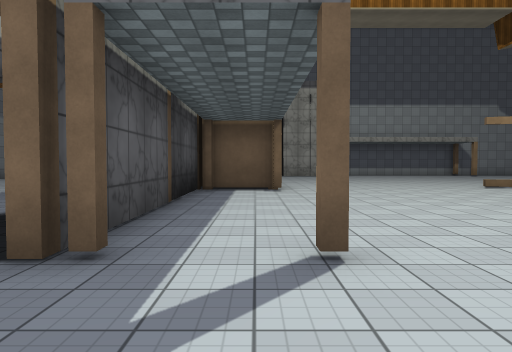
view 1 (above)

24 first-person views from a walk through a scene from a Unity 3-D project. The camera is 1.4 m above the floor, tilts 2° down and sees 70° across. Doors are open. The floor is counted in squares, 2 m on a side. Each view is taken from the middle of a square. On the plan, view 1 faces up. The plan holds only what a view shows up to about 11 squares ahead; the rest is blank. The place goes on beyond the plan. The player is left out. Some surface patterns are stand-ins.

view 2
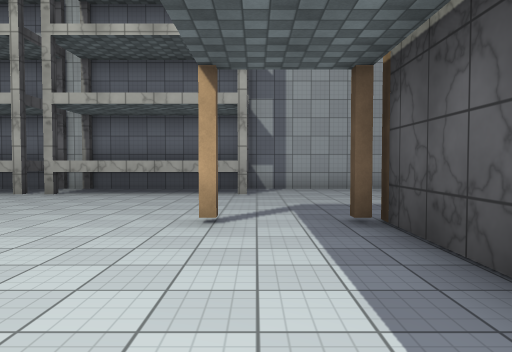

view 3
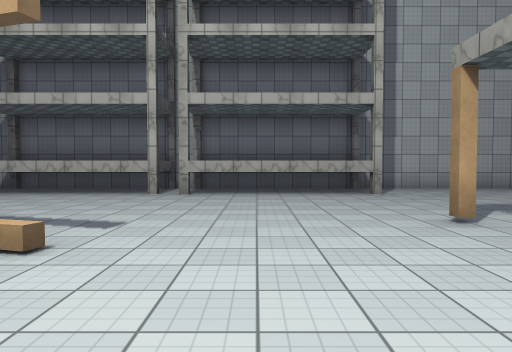

view 4
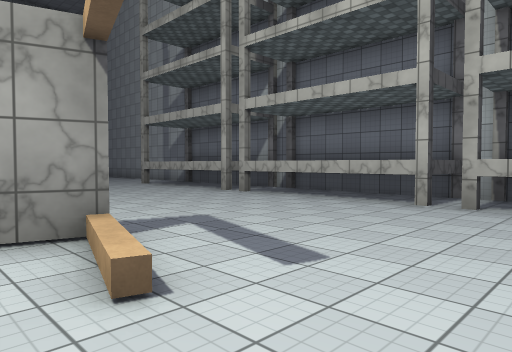

view 5
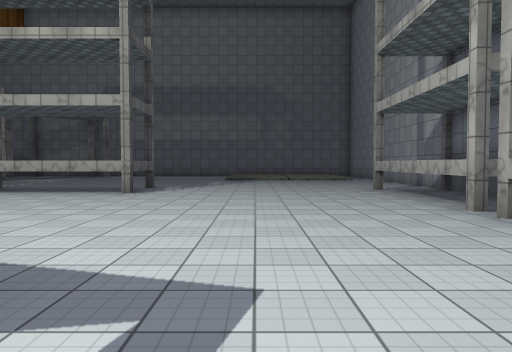

view 6
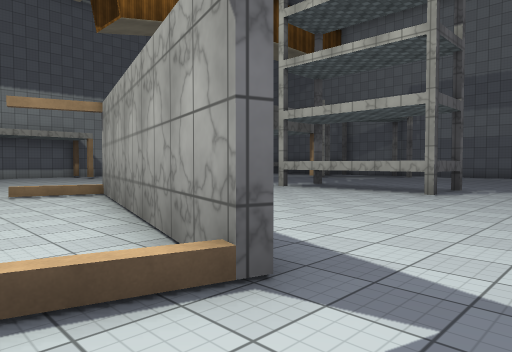

view 7
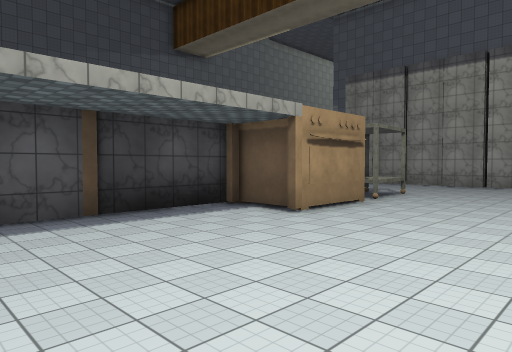

view 8
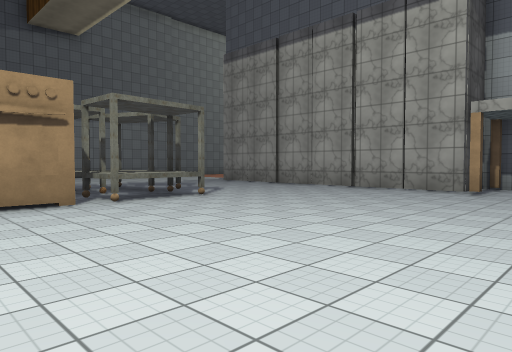

view 9
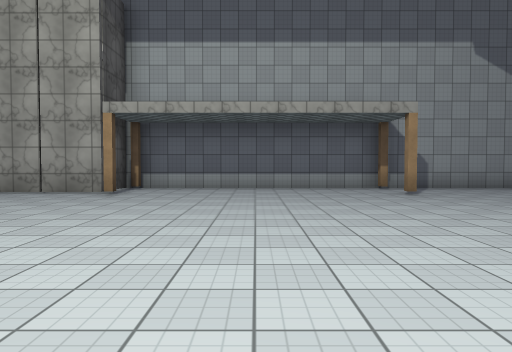

view 10
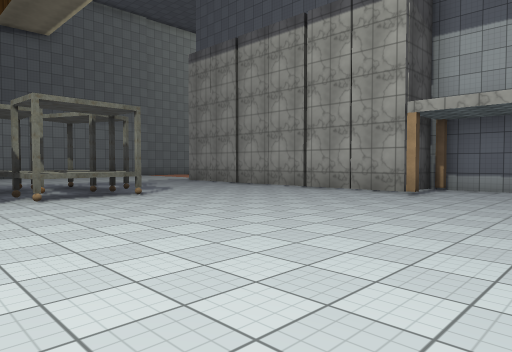

view 11
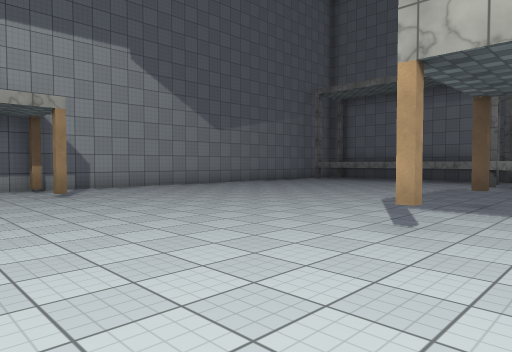

view 12
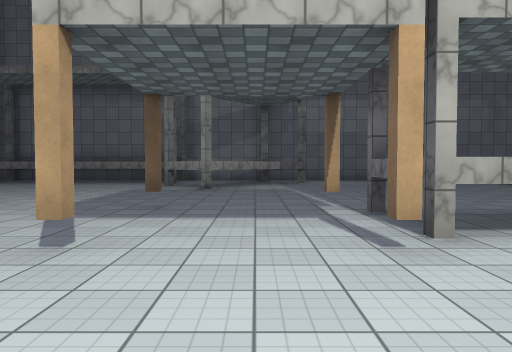

view 13
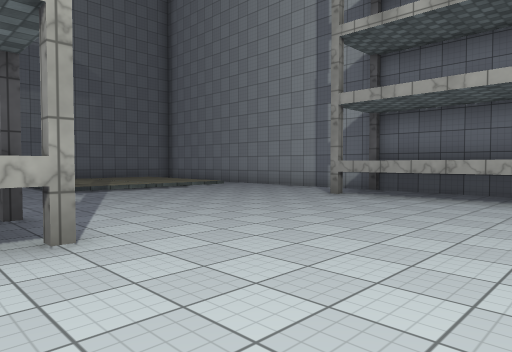

view 14
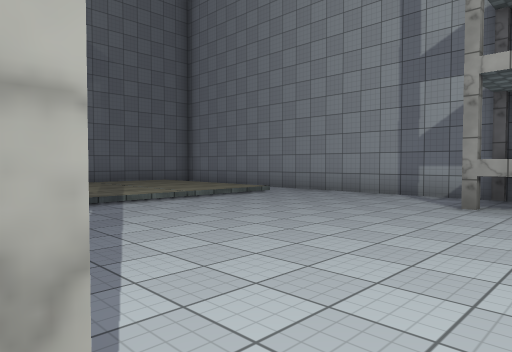

view 15
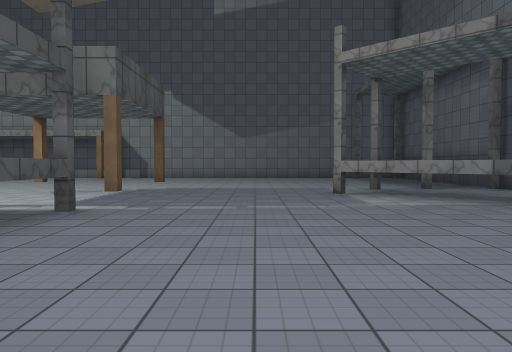

view 16
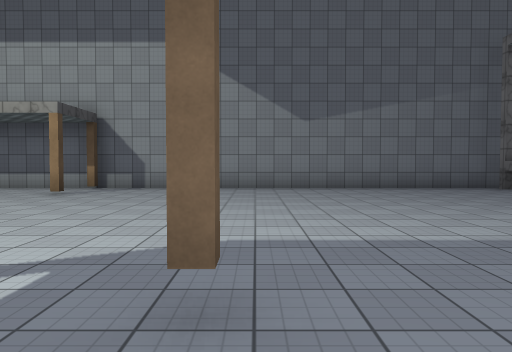

view 17
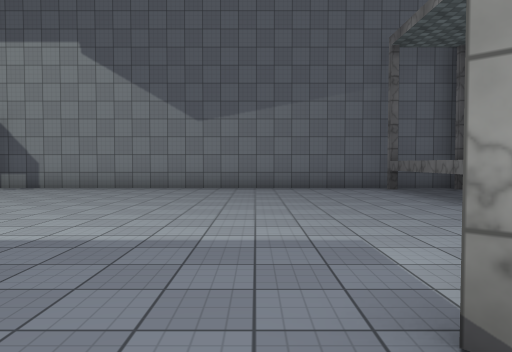

view 18
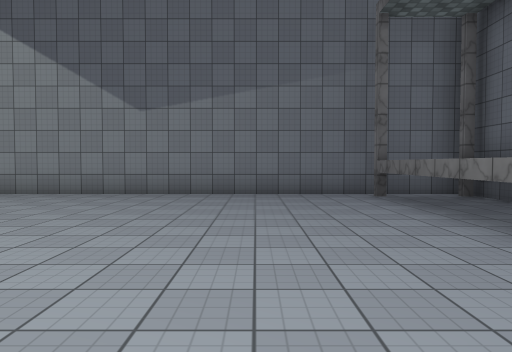

view 19
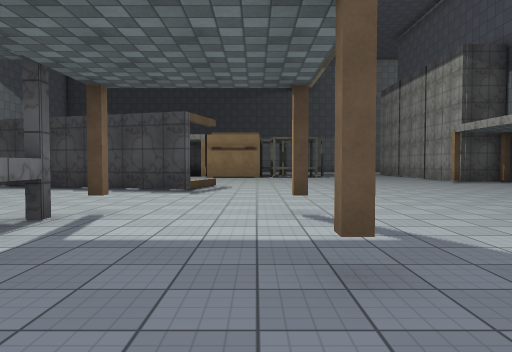

view 20
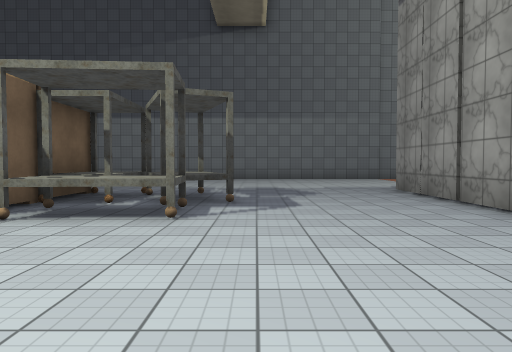

view 21
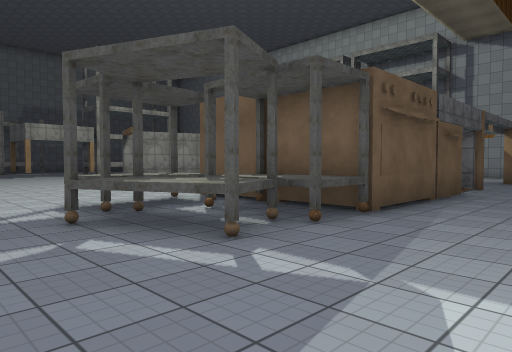

view 22
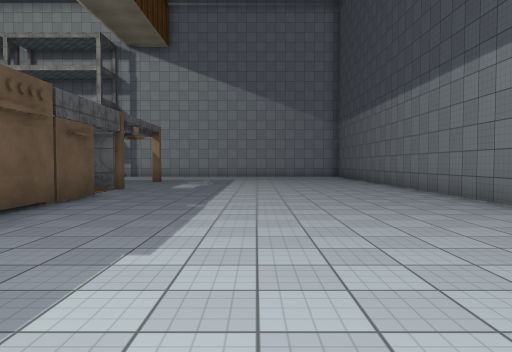

view 23
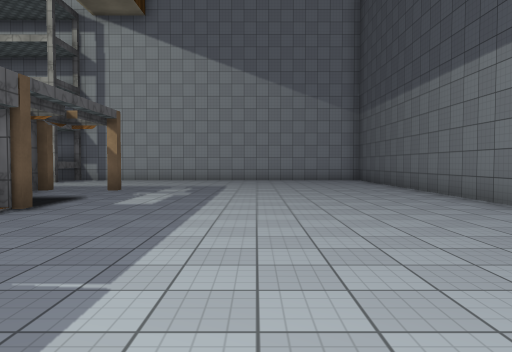

view 24
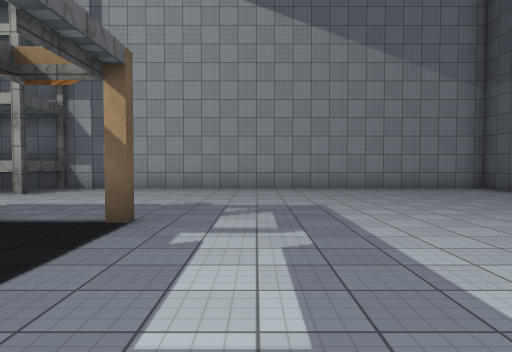

### Floor plan
Key: @ floor where view 1 was taken; # wall or solid block; x gap in a wall; . main floor; : floor 0.25 m higher than the main floor; / step, stairs or slope; D open door; ^ raised ledge; O other object.
Columns run from 12 left of view 1 to 22 right of it. Each row starts with its distance up from view 1.
 22                  ##################
 21                 ##......#..........
 20       ..#########..................
 19       ...........#......#..........
 18       .............................
 17       .............................
 16      ..............................
 15     .....^^^^......................
 14    ......^^^^......................
 13    ......OOO^............#..#....^^
 12   .......####...................^^
 11  ........####....................^^
 10 #........####.......#.......#.....#
  9 #........##.........#....#^^.......
  8 #.......DD#.........#.....^^......
  7 #.......DD#.........#.....^^.....
  6 #........##........##.....^ .....
  5 #........ #........#......^^......
  4 #........ #......//#..............
  3 #........##..#..................///
  2 #...............................:::
  1 #...............................:::
  0   ..........@...................:::
 -1  ............^^^^x^^^^x^^^^.....:::
 -2 #............^   .^   .^   .....///
 -3 ##################################

Positions as (right, up) in squares from view 1, and headings:
1: (0, 0), facing up
2: (0, 7), facing down
3: (3, 7), facing down
4: (3, 5), facing down-right
5: (5, 2), facing right
6: (5, 2), facing up-right
7: (5, 4), facing up-left
8: (7, 10), facing up-left
9: (8, 11), facing up
10: (8, 11), facing up-left
11: (9, 11), facing up-right
12: (10, 11), facing right
13: (10, 6), facing down-right
14: (13, 5), facing down-right
15: (18, 4), facing up
16: (16, 11), facing up
17: (19, 11), facing up
18: (20, 13), facing up
19: (18, 12), facing left
20: (5, 16), facing left
21: (-6, 17), facing down-right
22: (-7, 16), facing down
23: (-7, 12), facing down
24: (-5, 7), facing down
